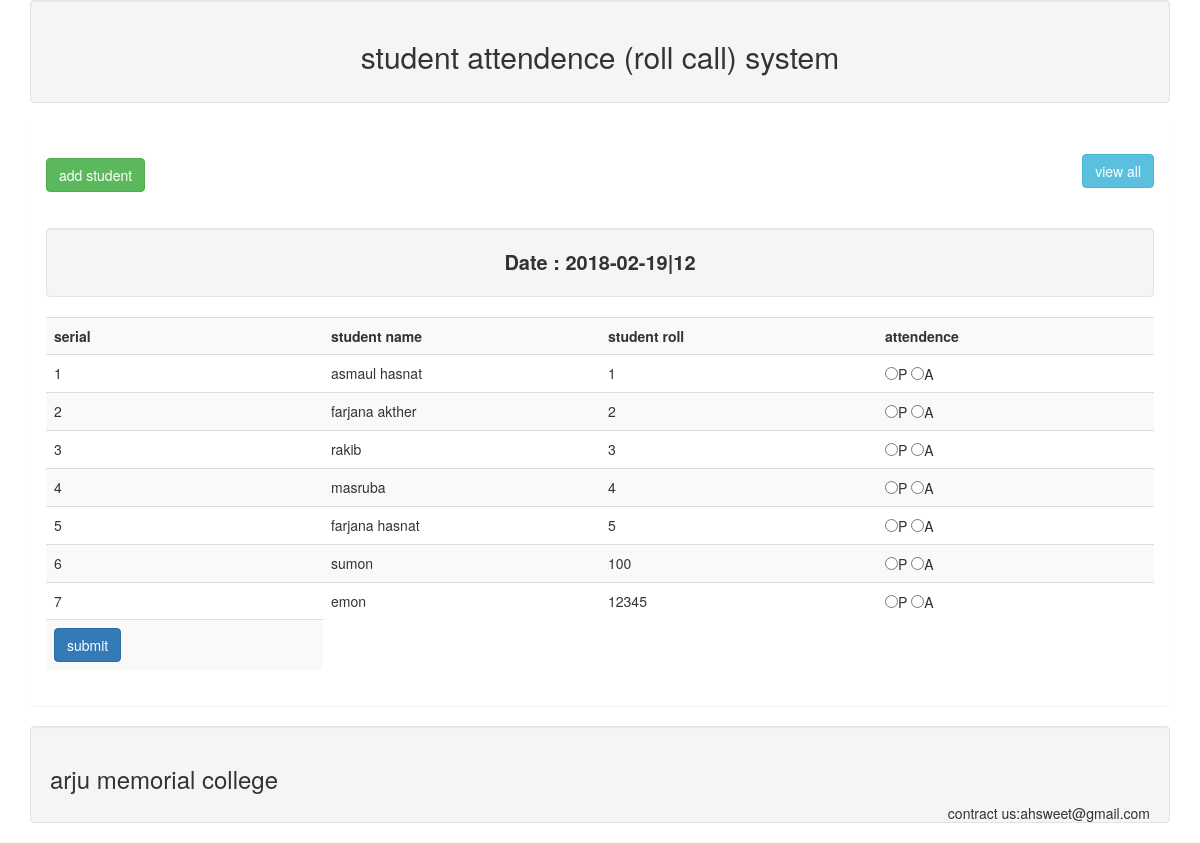
The page / on the database its author committed.
### tables this page shows
CREATE TABLE IF NOT EXISTS `tbl_student` (
  `stid` int(11) NOT NULL AUTO_INCREMENT,
  `stname` varchar(255) NOT NULL,
  `stroll` int(11) NOT NULL,
  PRIMARY KEY (`stid`)
);

### lib/Database.php (called while the page is built, shortened)
<?php
Class Database{
	public $host   = DB_HOST;
	public $user   = DB_USER;
	public $pass   = DB_PASS;
	public $dbname = DB_NAME;
	public $link;
	private function connectDB(){
	$this->link = new mysqli($this->host, $this->user, $this->pass, $this->dbname);
 }
	public function select($query){
		$result = $this->link->query($query) or die($this->link->error.__LINE__);
		if($result->num_rows > 0){
			return $result;
		} else {
			return false;
		}
	}
}

### classes/student.php (called while the page is built, shortened)
<?php
$filepath = realpath(dirname(__FILE__));
	include_once ($filepath.'/../lib/Database.php');
class student
{
	private $db;
	function __construct()
	{
		$this->db=new Database();
	}
	public function getallstudent(){
		$selectstudent="select * from tbl_student";
		$result=$this->db->select($selectstudent);
		return $result;
	}
}

### index.php (the view, shortened to what this page needs)
<?php include "inc/header.php";?>
  <div class="panel panel-deafult">
      <div class="panel-heading">
           <h2>
               <a class="btn btn-success" href="addstudent.php">add student</a>
               <a class="btn btn-info pull-right" href="attendenceview.php">view all</a>
           </h2>
      </div>
      <div class="panel-body">
        <div class="well text-center"  style="font-size: 20px;">
          <strong>
            Date : <?php echo $currentdate= date('Y-m-d|h');
           ?>
          </strong>
        </div>
          <form method="post" action="">
            <table class="table table-striped">
              <tr>
                <th width="25%">serial</th>
                <th width="25%">student name</th>
                <th width="25%">student roll</th>
                <th width="25%">attendence</th>
              </tr>
              <?php $getstudent=$stu->getallstudent();
              if($getstudent){$i=0;
              while($row=$getstudent->fetch_assoc()){$i++;?>
              <tr>
                  <td><?php echo $i;?></td>
                  <td><?php echo $row['stname'];?></td>
                  <td><?php echo $row['stroll'];?></td>
                  <td><input type="radio" name="atten[<?php echo $row['stroll'];?>]" value="present">P
                      <input type="radio" name="atten[<?php echo $row['stroll'];?>]" value="absent">A
                  </td>
              </tr>
             <?php }
              }?>
              <tr>
                <td><input class="btn btn-primary" type="submit" name="submit" value="submit"></td>
              </tr>
            </table>
          </form>
      </div>
</div>
<?php include "inc/footer.php";?>

### inc/header.php (shortened to what this page needs)
<?php
  include_once 'classes/student.php';
  $stu= new student();
  ?>
<!DOCTYPE html>
<html lang="en">
  <head>
    <link href="scriptstyle/css/bootstrap.min.css" rel="stylesheet">
  </head>
  <body>
  <div class="container">
        <div class="well text-center">
              <h2>student attendence (roll call) system</h2>
        </div>

### inc/footer.php
<div class="well">
         <h3>arju memorial college</h3>
         <span class="pull-right">contract us:ahsweet@gmail.com</span>
      </div>
  </div>
  </body>
</html>

### rows shown on the page
tbl_student: stname "asmaul hasnat", stroll "1"
tbl_student: stname "farjana akther", stroll "2"
tbl_student: stname "rakib", stroll "3"
tbl_student: stname "masruba", stroll "4"
tbl_student: stname "farjana hasnat", stroll "5"
tbl_student: stname "sumon", stroll "100"
tbl_student: stname "emon", stroll "12345"
